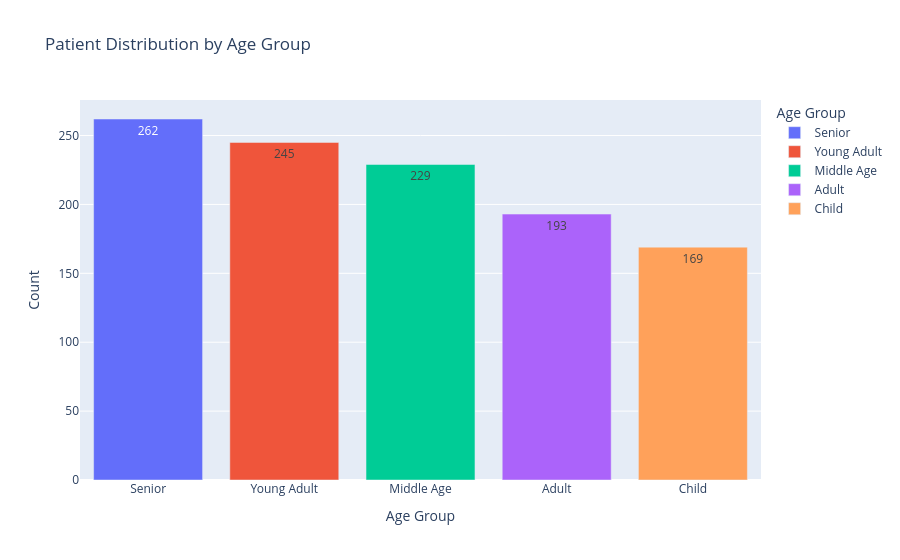

Notebook cell for this chart:
### Markdown cell above
Age Group Distribution:

The age group distribution indicates that Senior and Young Adult patients make up the largest proportion of the dataset. This suggests that these age groups are more strongly represented in the synthetic healthcare data, making them important populations for further analysis of healthcare expenses, medical conditions, and treatment patterns.

### Code cell
age_group = patients['Age_Group'].value_counts().reset_index()
age_group.columns = ['Age Group','Count']

fig = px.bar(
    age_group,
    x='Age Group',
    y='Count',
    title='Patient Distribution by Age Group',
    color='Age Group',
    text='Count'
)

fig.show()

### Figure 1 — Plotly figure (JSON) as saved in the notebook; plotly's stock layout.template omitted (floating-point values rounded to 4 significant figures)
{"data": [{"hovertemplate": "Age Group=%{x}<br>Count=%{text}<extra></extra>", "legendgroup": "Senior", "marker": {"color": "#636efa", "pattern": {"shape": ""}}, "name": "Senior", "orientation": "v", "showlegend": true, "text": [262.0], "textposition": "auto", "type": "bar", "x": ["Senior"], "xaxis": "x", "y": [262], "yaxis": "y"}, {"hovertemplate": "Age Group=%{x}<br>Count=%{text}<extra></extra>", "legendgroup": "Young Adult", "marker": {"color": "#EF553B", "pattern": {"shape": ""}}, "name": "Young Adult", "orientation": "v", "showlegend": true, "text": [245.0], "textposition": "auto", "type": "bar", "x": ["Young Adult"], "xaxis": "x", "y": [245], "yaxis": "y"}, {"hovertemplate": "Age Group=%{x}<br>Count=%{text}<extra></extra>", "legendgroup": "Middle Age", "marker": {"color": "#00cc96", "pattern": {"shape": ""}}, "name": "Middle Age", "orientation": "v", "showlegend": true, "text": [229.0], "textposition": "auto", "type": "bar", "x": ["Middle Age"], "xaxis": "x", "y": [229], "yaxis": "y"}, {"hovertemplate": "Age Group=%{x}<br>Count=%{text}<extra></extra>", "legendgroup": "Adult", "marker": {"color": "#ab63fa", "pattern": {"shape": ""}}, "name": "Adult", "orientation": "v", "showlegend": true, "text": [193.0], "textposition": "auto", "type": "bar", "x": ["Adult"], "xaxis": "x", "y": [193], "yaxis": "y"}, {"hovertemplate": "Age Group=%{x}<br>Count=%{text}<extra></extra>", "legendgroup": "Child", "marker": {"color": "#FFA15A", "pattern": {"shape": ""}}, "name": "Child", "orientation": "v", "showlegend": true, "text": [169.0], "textposition": "auto", "type": "bar", "x": ["Child"], "xaxis": "x", "y": [169], "yaxis": "y"}], "layout": {"barmode": "relative", "legend": {"title": {"text": "Age Group"}, "tracegroupgap": 0}, "title": {"text": "Patient Distribution by Age Group"}, "xaxis": {"anchor": "y", "categoryarray": ["Senior", "Young Adult", "Middle Age", "Adult", "Child"], "categoryorder": "array", "domain": [0, 1], "title": {"text": "Age Group"}}, "yaxis": {"anchor": "x", "domain": [0, 1], "title": {"text": "Count"}}}}
